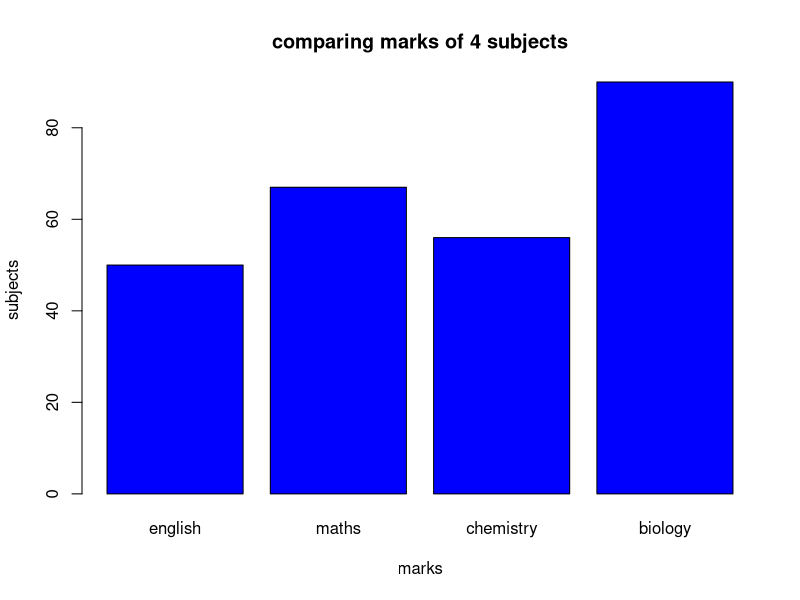

The R script that drew this image:
marks=c(50,67,56,90);
barplot(marks,
main="comparing marks of 4 subjects",
xlab="marks",
ylab="subjects",
names.arg=c("english","maths","chemistry","biology"),
col="blue",
horiz=FALSE)

